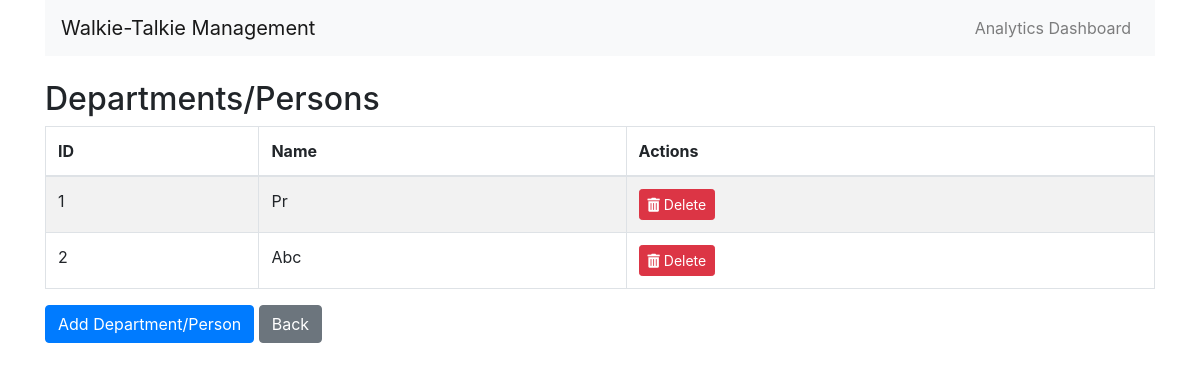
/departments, run on an earlier commit of the app's database.
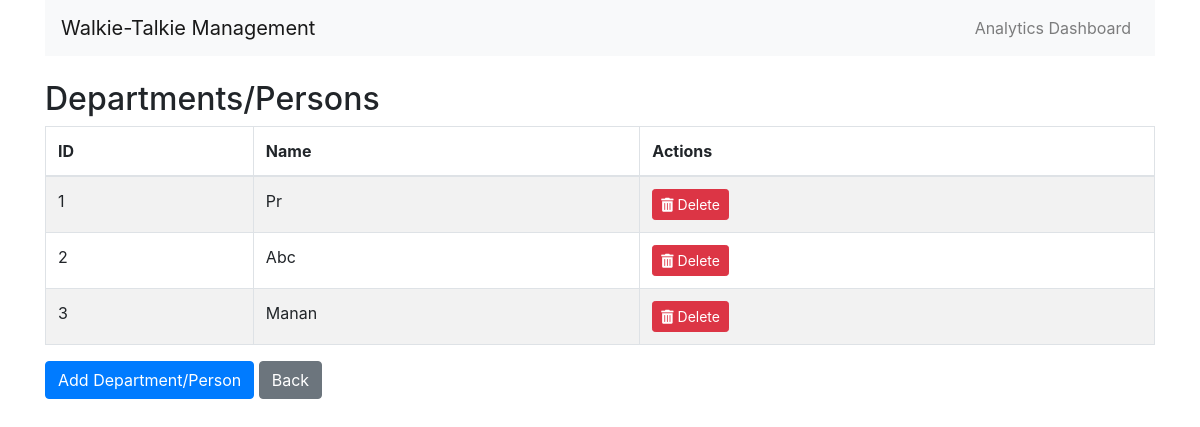
And on a later commit of the database.
### models.py (models this page shows)
class Department(db.Model):
    id = db.Column(db.Integer, primary_key=True)
    name = db.Column(db.String(100), nullable=False, unique=True)
    rental_history = db.relationship('Rental', backref='department', lazy=True)

### routes.py (the view)
@app.route('/departments')
def departments():
    departments = Department.query.all()
    return render_template('departments.html', departments=departments)

### templates/departments.html (shortened to what this page needs)
{% extends 'base.html' %}
{% block content %}
<h2>Departments/Persons</h2>
<table class="table table-striped table-bordered">
    <thead>
        <tr>
            <th>ID</th>
            <th>Name</th>
            <th>Actions</th>
        </tr>
    </thead>
    <tbody>
        {% for dept in departments %}
        <tr>
            <td>{{ dept.id }}</td>
            <td>{{ dept.name }}</td>
            <td>
                {% if dept.rentals|selectattr('return_time', '==', None)|list %}
                    <button class="btn btn-sm btn-danger" disabled data-toggle="tooltip" title="Cannot delete; walkie-talkies are currently lent to this department/person.">
                        <i class="fas fa-trash-alt"></i> Delete
                    </button>
                {% else %}
                    <form action="{{ url_for('delete_department', dept_id=dept.id) }}" method="post" style="display:inline;">
                        <button type="submit" class="btn btn-sm btn-danger" onclick="return confirm('Are you sure you want to delete this department/person?');" data-toggle="tooltip" title="Delete">
                            <i class="fas fa-trash-alt"></i> Delete
                        </button>
                    </form>
                {% endif %}
            </td>
        </tr>
        {% endfor %}
    </tbody>
</table>
<a href="{{ url_for('add_department') }}" class="btn btn-primary">Add Department/Person</a>
<a href="{{ url_for('index') }}" class="btn btn-secondary">Back</a>
{% endblock %}

What changed in the data, as far as the page shows it:
added Department: id "3", name "Manan"
